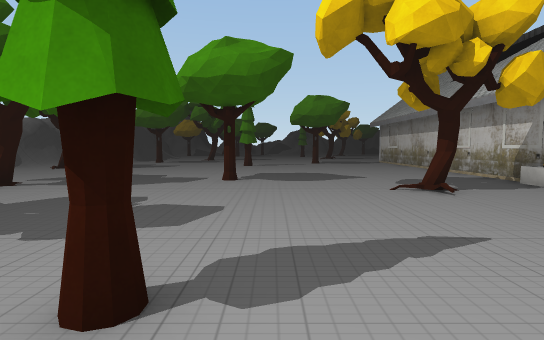
[1] (above)

24 first-person views from a walk through a Unity game level. The camera is 1.4 m above the floor, tilts 4° down and sees 80° across. The floor is counted in squares, 1.8 m on a side. Each view is taken from the middle of a square. On the plan, view 1 faces up. The plan holds only what a view shows up to about 11 squares ahead; the rest is blank. The place goes on beyond the plan. The player character is not drawn. Some animated figures are left out. Some surface patterns are stand-ins.

[2]
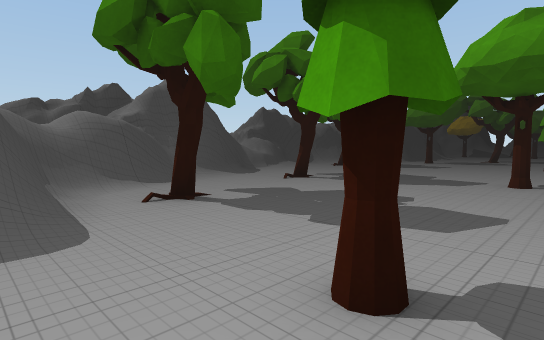

[3]
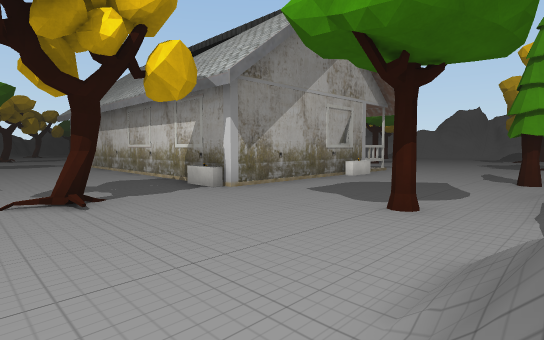

[4]
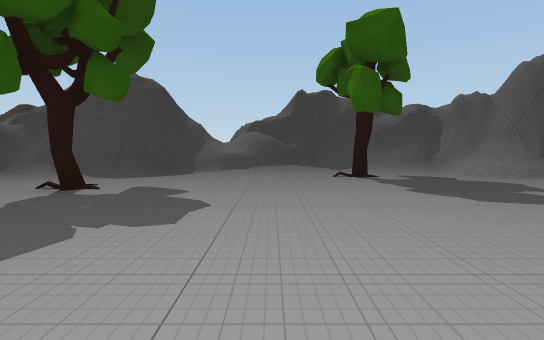

[5]
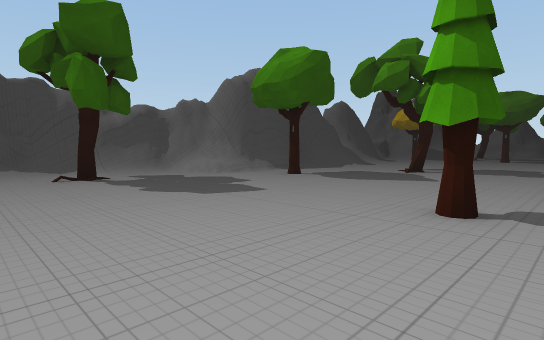

[6]
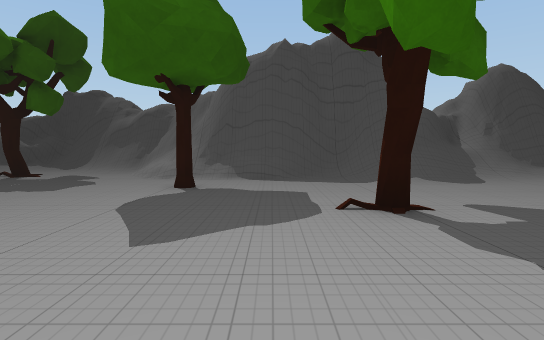

[7]
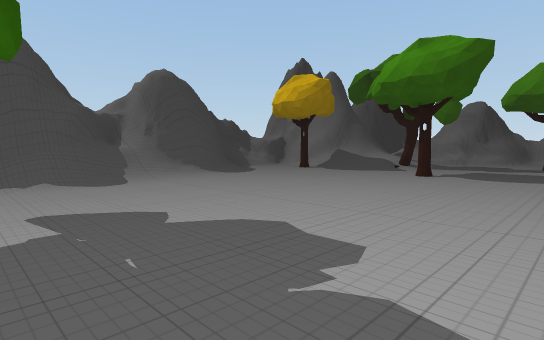

[8]
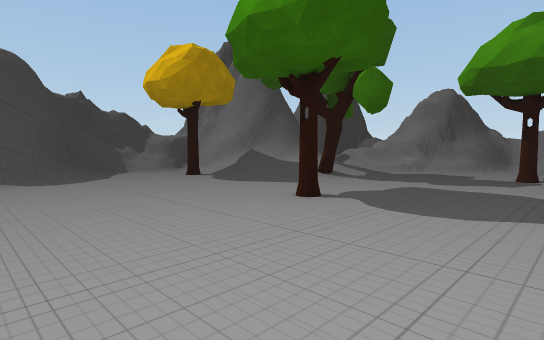

[9]
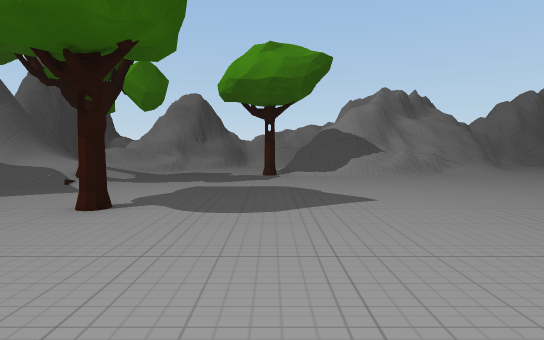

[10]
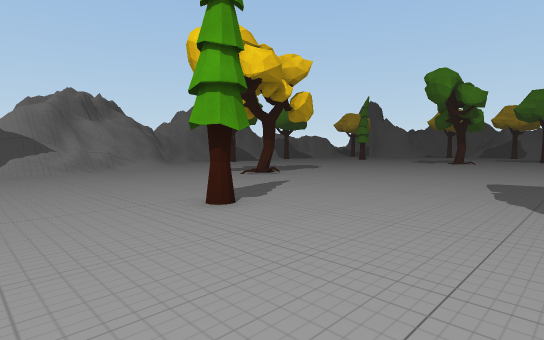

[11]
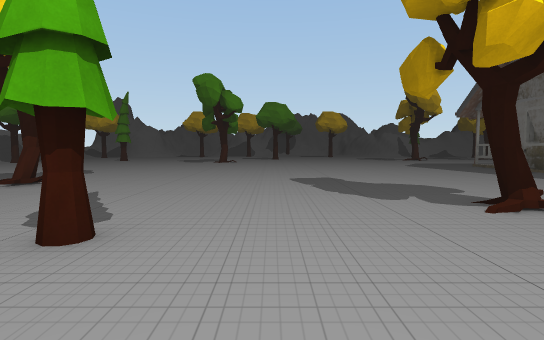

[12]
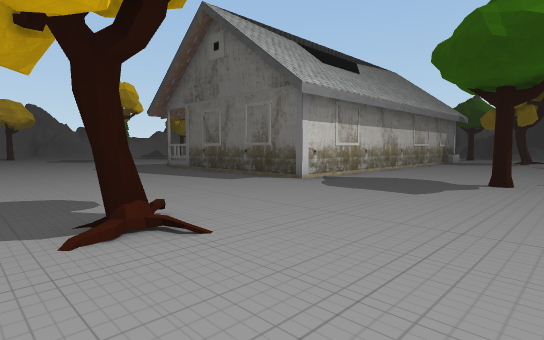

[13]
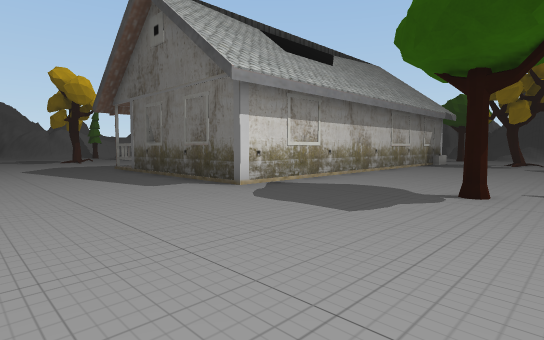

[14]
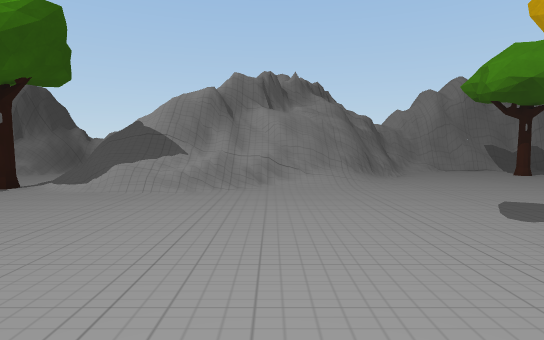

[15]
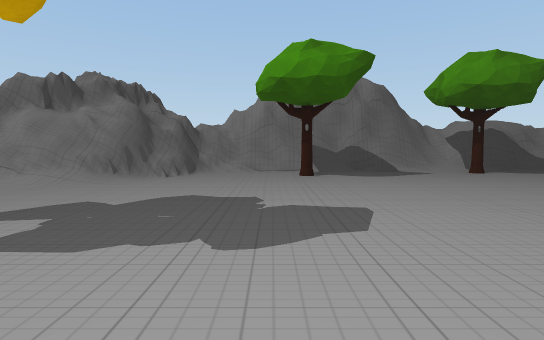

[16]
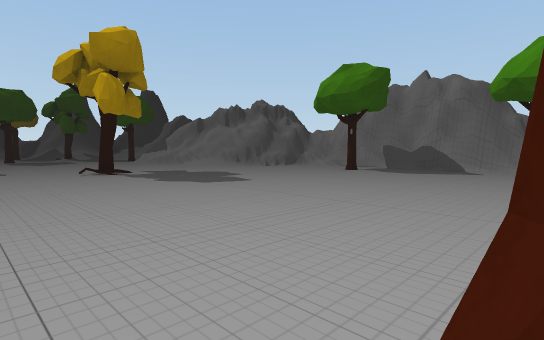

[17]
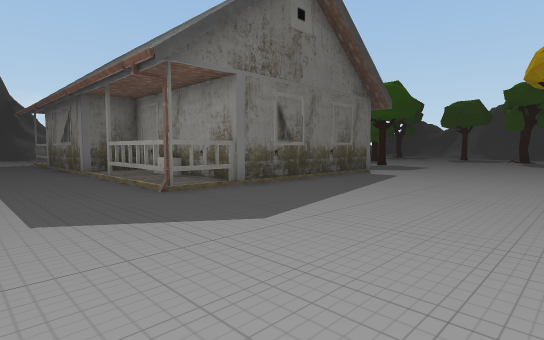

[18]
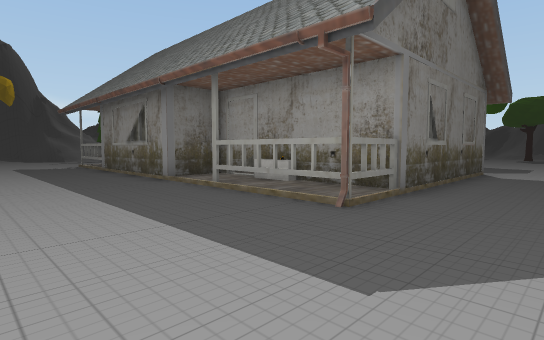

[19]
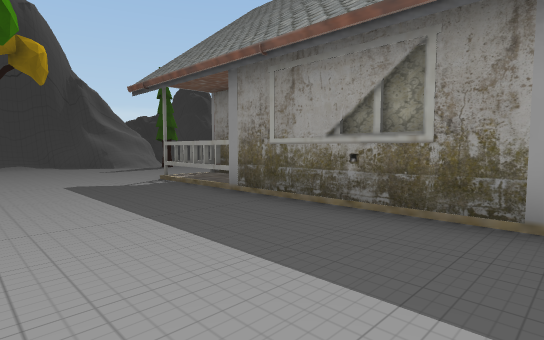

[20]
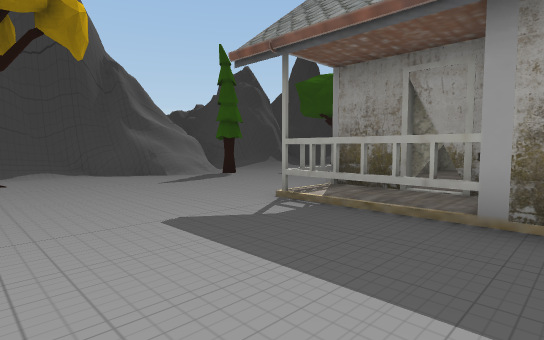

[21]
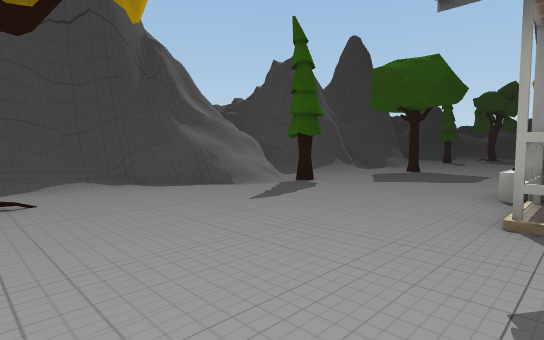

[22]
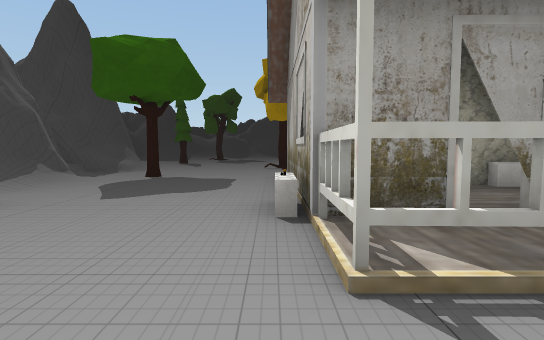

[23]
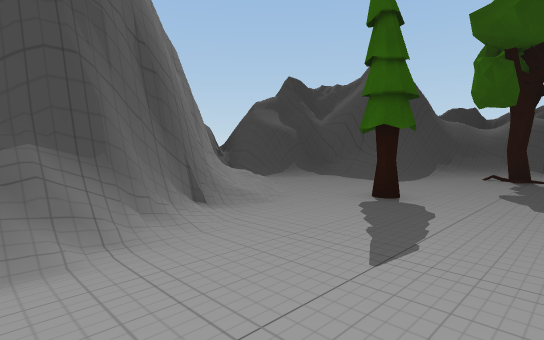

[24]
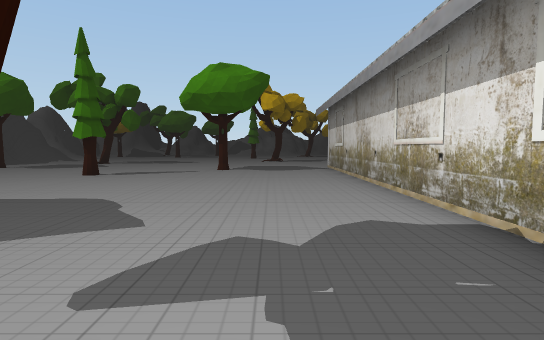

### Floor plan
Key: @ floor where view 1 was taken; # wall or solid block; . main floor; : floor 0.25 m higher than the main floor; / step, stairs or slope; = window, fence, low wall or low ledge; ^ raised ledge.
Columns run from 12 left of view 1 to 17 right of it. Each row starts with its distance up from view 1.
 41          ###       ###########
 40         ##//       #=.......#.
 39          /.       ##...#......
 38       ///..:#  ####/..........
 37      ///...:#####=/..........
 36     #/ /...#//#/.:...........
 35     #///:....................
 34    ##//#.....................
 33    ////......................
 32  //.#..............#.........
 31 #//......#....................
 30 ##/..........................#
 29  ##/...........#..............
 28   ##/.....................
 27   ##/......................
 26   #//......................
 25   ##/...................
 24   ##/:..........#............
 23    #//.......................
 22    #/........................
 21    #........ .................
 20    #=.........................
 19    #=....... .................
 18  ###/.#..... ......#####::....
 17  ##//.........#....#   #::....
 16  #//...............#     :....
 15  #/........#.......#   #::....
 14 ##/................#   #:/....
 13 #/.................#    ##....
 12 #^/................#     #....
 11  #/................= #   #....
 10  ^^................= #:  #....
  9  #^........#.......#  ::##....
  8  ##:...............=::::#=....
  7   ##..#........#.. ######=....
  6    #/.................. ......
  5    #/.........................
  4    ##.........................
  3     #/.#..........#...........
  2     #/./...#........:..#/....
  1     ###//...../##=:##//=/#...
  0       ##/...@#########/######
 -1        ##:.//#       #  #
 -2         ##/
 -3          ##

Positions as (right, up) in squares from view 1, and headings:
1: (0, 0), facing up
2: (0, 0), facing up-left
3: (2, 1), facing up-right
4: (0, 11), facing left
5: (0, 11), facing up-left
6: (0, 20), facing left
7: (0, 22), facing up-left
8: (0, 27), facing up-left
9: (-1, 27), facing up
10: (0, 25), facing up-right
11: (0, 27), facing right
12: (1, 25), facing down-right
13: (1, 23), facing down-right
14: (4, 30), facing up
15: (10, 30), facing up
16: (17, 29), facing up-left
17: (16, 24), facing down-left
18: (17, 21), facing down-left
19: (17, 14), facing down-left
20: (17, 10), facing down-left
21: (17, 7), facing down-left
22: (15, 6), facing left
23: (4, 4), facing down-left
24: (4, 6), facing up
